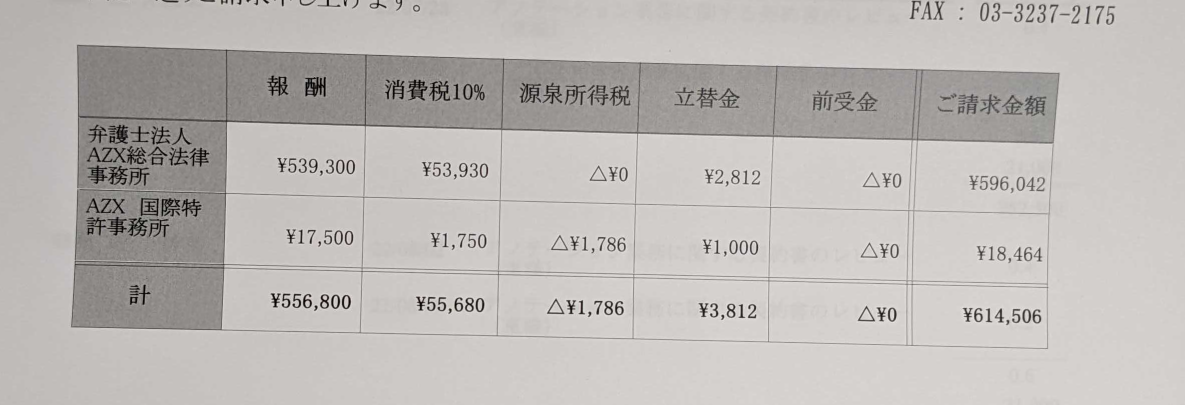
#> input picture data/表抽出課題.png, 2370 x 810 px, found by its file name (shown at 1/2 size)
$ jupyter execute ocr_task_function.ipynb   (shell and % lines are left out)
#> lines starting #> are read from the running program, lines starting #| are printed output that depends on the picture; after the words box and inside, x2 and y2 are one past the last pixel; in counts of white or black regions, pixels touching at a corner belong together
<a href="https://colab.research.google.com/github/TsukeBarrel/ocr_task/blob/main/ocr_task_function.ipynb" target="_parent"></a>

[cell 1]
import copy
import numpy as np
import matplotlib.pyplot as plt
import cv2
import easyocr
import copy
import pandas as pd

get_ipython().run_line_magic('matplotlib', 'inline')

def show_img(img):
    plt.imshow(img)

def show_gray_img(img):
    plt.imshow(img, cmap='gray', vmin=0, vmax=255)

def edge_extraction(img):
    threshold1 = 100
    threshold2 = 100
    edges = cv2.Canny(img, threshold1, threshold2)
    kernel = cv2.getStructuringElement(cv2.MORPH_RECT, (3, 3))
    dilated_image = cv2.dilate(edges,kernel,iterations = 1)

    show_gray_img(dilated_image)

    return dilated_image

def ROI_extraction(img):
    y_size, x_size = img.shape
    contours, hierarchy = cv2.findContours(img, cv2.RETR_LIST, cv2.CHAIN_APPROX_NONE)
    max_cnt = max(contours, key=lambda x: cv2.contourArea(x))
    rect = cv2.minAreaRect(max_cnt)
    center, size, angle = rect
    width, height = size
    width += 20
    height += 30
    size = (width, height)
    center = tuple(map(int, center))
    size = tuple(map(int, size))
    box = cv2.boxPoints(rect)
    box = np.int0(box)

    M = cv2.getRotationMatrix2D(center, angle, 1)
    rotated_img = cv2.warpAffine(denoised_image, M, (x_size, y_size))
    cropped_img = cv2.getRectSubPix(rotated_img, size, center)

    return cropped_img

def ROI_detection(img):
    contours, hierarchy = cv2.findContours(img, cv2.RETR_LIST, cv2.CHAIN_APPROX_NONE)
    contours = list(filter(lambda x:  50000 > cv2.contourArea(x) > 20000, contours))

    rectangles = []

    for cnt in contours:
      rect = cv2.boundingRect(cnt)
      rectangles.append(rect)

    #y軸方向にソート。pandasを用いてCSV化するため、行ごとにセルをまとめる下準備
    rectangles.sort(reverse=False, key=lambda x:x[1])

    row_0 = copy.deepcopy(rectangles[0:7])
    row_1 = copy.deepcopy(rectangles[7:14])
    row_2 = copy.deepcopy(rectangles[14:21])
    row_3 = copy.deepcopy(rectangles[21:28])

    table_list = [row_0, row_1, row_2, row_3]

    return table_list

def apply_ocr(table_list, img):
    reader = easyocr.Reader(['ja', 'en'])
    tmp_col = []

    for y_idx, col in enumerate(table_list):
      col.sort(reverse=False, key=lambda x:x[0])
      if y_idx == 0:
          for x_idx, tmp in enumerate(col):
              if x_idx == 0:
                  continue
              else:
                  x, y, w, h = tmp
                  roi = img[y:y+h, x:x+w]
                  tmp_res = reader.readtext(roi, detail=0)
                  tmp_res = ''.join(tmp_res)
                  tmp_col.append(tmp_res)
          res_df = pd.DataFrame(columns=[tmp_col])
          tmp_col.clear()

      else:
          for x_idx, tmp in enumerate(col):
              if x_idx == 0:
                  x, y, w, h = tmp
                  roi = img[y:y+h, x:x+w]
                  tmp_res = reader.readtext(roi, detail=0)
                  tmp_res = ''.join(tmp_res)
                  tmp_idx = tmp_res
              else:
                  x, y, w, h = tmp
                  roi = img[y:y+h, x:x+w]
                  tmp_res = reader.readtext(roi, detail=0)
                  tmp_res = ''.join(tmp_res)
                  tmp_col.append(tmp_res)
          res_df.loc[tmp_idx] = tmp_col
          tmp_col.clear()

    print(res_df)

    res_df.to_csv(r'./ocr_task/data/ocr_task_res.csv')

if __name__ == "__main__":

    image = cv2.imread(r"./ocr_task/data/表抽出課題.png")
#> image is the input picture: shape (810, 2370, 3); mean B, G, R 181.8, 184.8, 188.8

    if image is None:
        print("image is not correctly loaded")
    else:
        image_gray = cv2.cvtColor(image, cv2.COLOR_BGR2GRAY)

        denoised_image = cv2.fastNlMeansDenoising(image_gray)

        dilated_image = edge_extraction(denoised_image)
#> in edge_extraction, `edges = cv2.Canny(img, threshold1, threshold2)`:
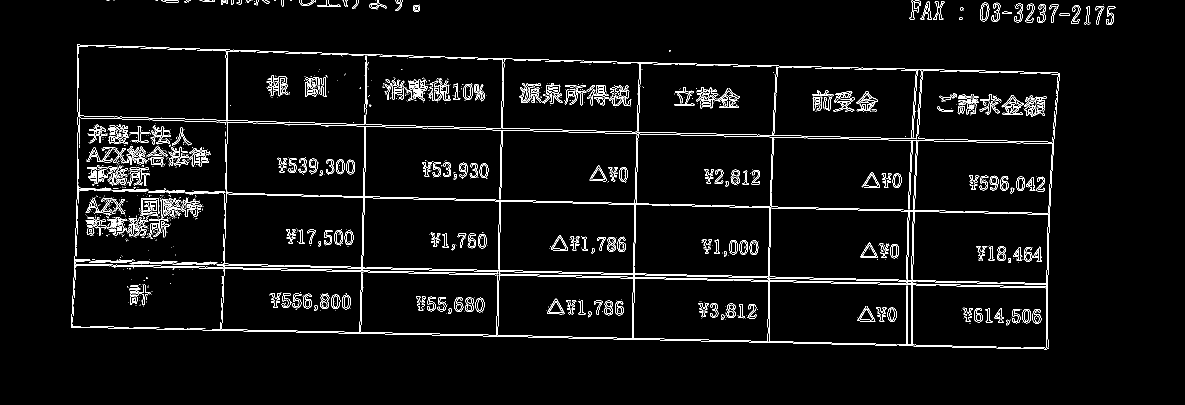
#> edges: shape (810, 2370) (shown at 1/2 size); 3.6% white in thin lines or dots, all inside (x1, y1, x2, y2) = (142, 0, 2231, 699)
#> in edge_extraction, `dilated_image = cv2.dilate(edges,kernel,iterations = 1)`:
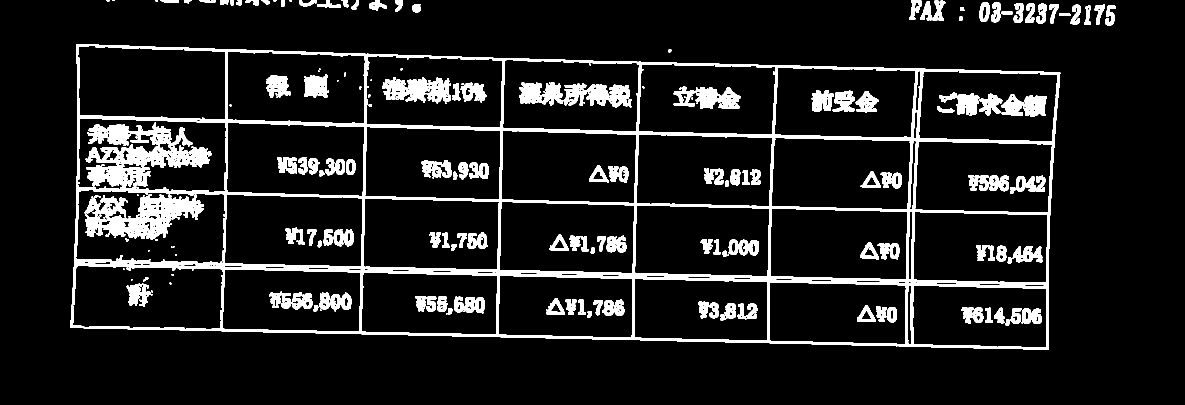
#> dilated_image: shape (810, 2370) (shown at 1/2 size); 10.4% white; 214 white regions (60 under 20 px)
        cropped_image = ROI_extraction(dilated_image)
#> in ROI_extraction, `contours, hierarchy = cv2.findContours(img, cv2.RETR_LIST, cv2.CHAIN_A..`: contours = 1195 contours, 791 with area under 20; largest, box (x1, y1, x2, y2) and area: (141, 88, 2121, 700) 1090406, (155, 91, 452, 240) 40243, (150, 379, 451, 528) 39986, (453, 245, 729, 393) 37874, (449, 388, 726, 534) 37534
#> in ROI_extraction, `max_cnt = max(contours, key=lambda x: cv2.contourArea(x))`: max_cnt = contour of 5045 points, box (x1, y1, x2, y2) (141, 88, 2121, 700), area 1090406
#> in ROI_extraction, `rect = cv2.minAreaRect(max_cnt)`: rect = ((1128.9, 398.1), (567.6, 1967.9), -88.45)
#> in ROI_extraction, `center, size, angle = rect`: center = (1128.9, 398.1); size = (567.6, 1967.9); angle = -88.45
#> in ROI_extraction, `width, height = size`: width = 567.6; height = 1967.9
#> in ROI_extraction, `width += 20`: width = 587.6
#> in ROI_extraction, `height += 30`: height = 1997.9
#> in ROI_extraction, `size = (width, height)`: size = (587.6, 1997.9)
#> in ROI_extraction, `center = tuple(map(int, center))`: center = (1128, 398)
#> in ROI_extraction, `size = tuple(map(int, size))`: size = (587, 1997)
#> in ROI_extraction, `box = cv2.boxPoints(rect)`: box = [[2104.8, 708.4], [137.7, 655.2], [153, 87.81], [2120.2, 141]]
#> in ROI_extraction, `box = np.int0(box)`: box = [[2104, 708], [137, 655], [153, 87], [2120, 140]]
#> in ROI_extraction, `M = cv2.getRotationMatrix2D(center, angle, 1)`: M = [[0.027, -1, 1495.4], [1, 0.027, -740.3]]
#> in ROI_extraction, `rotated_img = cv2.warpAffine(denoised_image, M, (x_size, y_size))`:
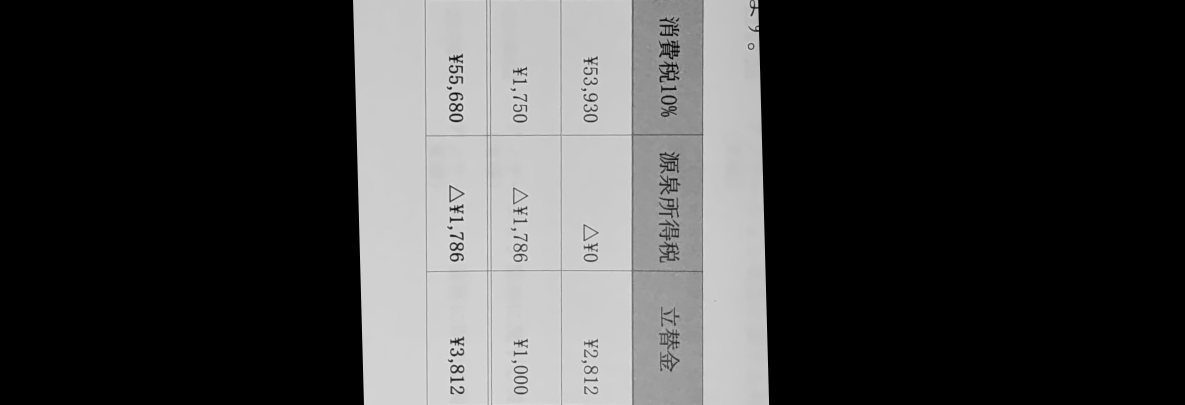
#> rotated_img: shape (810, 2370) (shown at 1/2 size); min 0, max 244, mean 64.8
#> in ROI_extraction, `cropped_img = cv2.getRectSubPix(rotated_img, size, center)`:
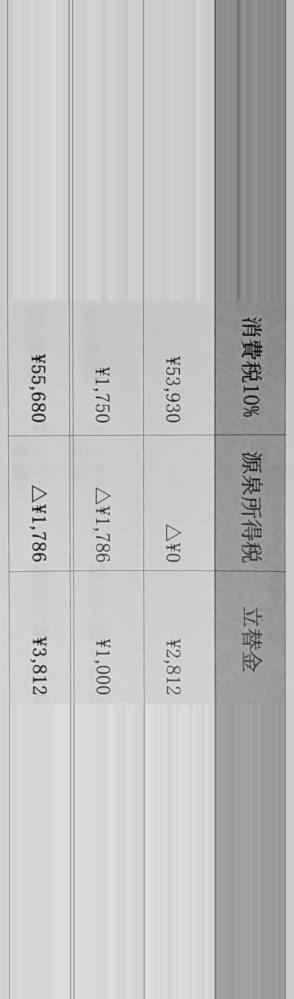
#> cropped_img: shape (1997, 587) (shown at 1/2 size); min 1, max 244, mean 190.3
        dilated_cropped_image = edge_extraction(cropped_image)
#> in edge_extraction (call 2), `edges = cv2.Canny(img, threshold1, threshold2)`:
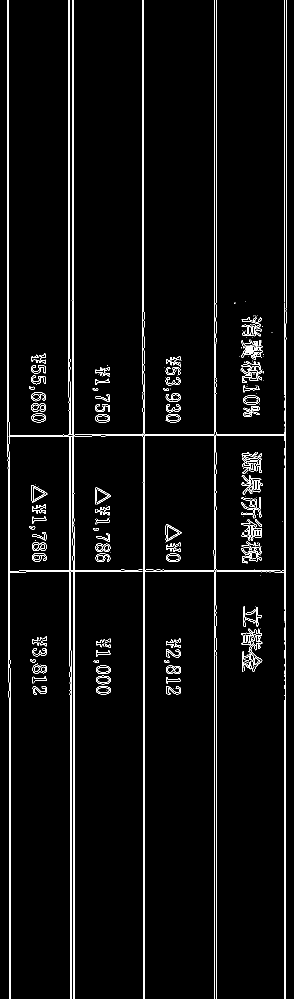
#> edges: shape (1997, 587) (shown at 1/2 size); 3.3% white in thin lines or dots
#> in edge_extraction (call 2), `dilated_image = cv2.dilate(edges,kernel,iterations = 1)`:
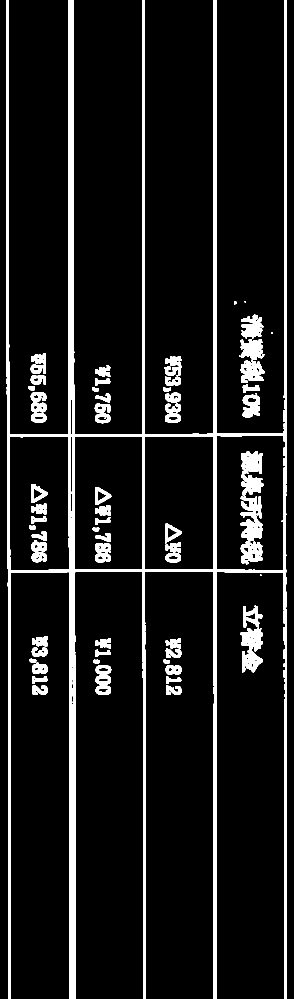
#> dilated_image: shape (1997, 587) (shown at 1/2 size); 9% white; 75 white regions (10 under 20 px)
        table_list = ROI_detection(dilated_cropped_image)
#> in ROI_detection, `contours, hierarchy = cv2.findContours(img, cv2.RETR_LIST, cv2.CHAIN_A..`: contours = 353 contours, 224 with area under 20; largest, box (x1, y1, x2, y2) and area: (13, 0, 574, 1997) 197444, (289, 872, 428, 1140) 36799, (148, 872, 286, 1140) 36403, (432, 871, 571, 1142) 36208, (18, 873, 139, 1142) 31497
#> in ROI_detection, `contours = list(filter(lambda x:  50000 > cv2.contourArea(x) > 20000, ..`: contours = 4 contours; box (x1, y1, x2, y2) and area: (289, 872, 428, 1140) 36799, (148, 872, 286, 1140) 36403, (432, 871, 571, 1142) 36208, (18, 873, 139, 1142) 31497
#> the loop in ROI_detection, `for cnt in contours:` made 4 passes
#> rect on passes 1 to 4: (18, 873, 121, 269), (289, 872, 139, 268), (148, 872, 138, 268), (432, 871, 139, 271)
#> after the loop in ROI_detection, `for cnt in contours:`: rectangles = [(18, 873, 121, 269), (289, 872, 139, 268), (148, 872, 138, 268), (432, 871, 139, 271)]
#> in ROI_detection, `row_0 = copy.deepcopy(rectangles[0:7])`: row_0 = [(432, 871, 139, 271), (289, 872, 139, 268), (148, 872, 138, 268), (18, 873, 121, 269)]
#> in ROI_detection, `row_1 = copy.deepcopy(rectangles[7:14])`: row_1 = []
#> in ROI_detection, `table_list = [row_0, row_1, row_2, row_3]`: table_list = [[(432, 871, 139, 271), (289, 872, 139, 268), (148, 872, 138, 268), (18, 873, 121, 269)], [], [], []]
        apply_ocr(table_list, cropped_image)
#> (the call stopped at in apply_ocr, `reader = easyocr.Reader(['ja', 'en'])`: easyocr is not available in this run)
        print('process finished')
